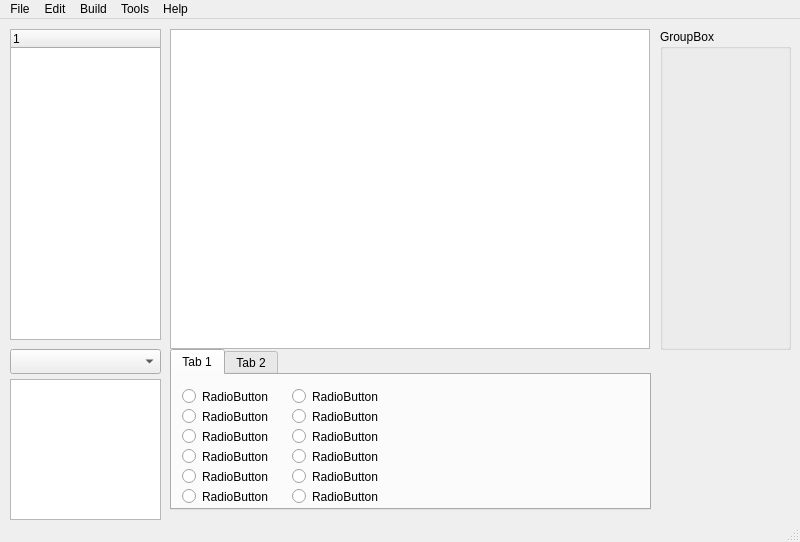
<?xml version="1.0" encoding="UTF-8"?>
<ui version="4.0">
 <class>Zagruzchik</class>
 <widget class="QMainWindow" name="Zagruzchik">
  <property name="geometry">
   <rect>
    <x>0</x>
    <y>0</y>
    <width>800</width>
    <height>542</height>
   </rect>
  </property>
  <property name="windowTitle">
   <string>Zagruzchik</string>
  </property>
  <widget class="QWidget" name="centralwidget">
   <widget class="QListWidget" name="listWidget">
    <property name="geometry">
     <rect>
      <x>10</x>
      <y>360</y>
      <width>151</width>
      <height>141</height>
     </rect>
    </property>
   </widget>
   <widget class="QComboBox" name="comboBox">
    <property name="geometry">
     <rect>
      <x>10</x>
      <y>330</y>
      <width>151</width>
      <height>25</height>
     </rect>
    </property>
   </widget>
   <widget class="QTreeWidget" name="treeWidget">
    <property name="geometry">
     <rect>
      <x>10</x>
      <y>10</y>
      <width>151</width>
      <height>311</height>
     </rect>
    </property>
    <column>
     <property name="text">
      <string notr="true">1</string>
     </property>
    </column>
   </widget>
   <widget class="QGraphicsView" name="graphicsView">
    <property name="geometry">
     <rect>
      <x>170</x>
      <y>10</y>
      <width>480</width>
      <height>320</height>
     </rect>
    </property>
   </widget>
   <widget class="QGroupBox" name="groupBox">
    <property name="geometry">
     <rect>
      <x>660</x>
      <y>10</y>
      <width>131</width>
      <height>321</height>
     </rect>
    </property>
    <property name="title">
     <string>GroupBox</string>
    </property>
   </widget>
   <widget class="QTabWidget" name="tabWidget">
    <property name="geometry">
     <rect>
      <x>170</x>
      <y>330</y>
      <width>481</width>
      <height>161</height>
     </rect>
    </property>
    <property name="currentIndex">
     <number>0</number>
    </property>
    <widget class="QWidget" name="tab">
     <attribute name="title">
      <string>Tab 1</string>
     </attribute>
     <widget class="QRadioButton" name="radioButton">
      <property name="geometry">
       <rect>
        <x>10</x>
        <y>10</y>
        <width>112</width>
        <height>23</height>
       </rect>
      </property>
      <property name="text">
       <string>RadioButton</string>
      </property>
     </widget>
     <widget class="QRadioButton" name="radioButton_2">
      <property name="geometry">
       <rect>
        <x>10</x>
        <y>30</y>
        <width>112</width>
        <height>23</height>
       </rect>
      </property>
      <property name="text">
       <string>RadioButton</string>
      </property>
     </widget>
     <widget class="QRadioButton" name="radioButton_3">
      <property name="geometry">
       <rect>
        <x>10</x>
        <y>50</y>
        <width>112</width>
        <height>23</height>
       </rect>
      </property>
      <property name="text">
       <string>RadioButton</string>
      </property>
     </widget>
     <widget class="QRadioButton" name="radioButton_4">
      <property name="geometry">
       <rect>
        <x>10</x>
        <y>90</y>
        <width>112</width>
        <height>23</height>
       </rect>
      </property>
      <property name="text">
       <string>RadioButton</string>
      </property>
     </widget>
     <widget class="QRadioButton" name="radioButton_5">
      <property name="geometry">
       <rect>
        <x>10</x>
        <y>70</y>
        <width>112</width>
        <height>23</height>
       </rect>
      </property>
      <property name="text">
       <string>RadioButton</string>
      </property>
     </widget>
     <widget class="QRadioButton" name="radioButton_6">
      <property name="geometry">
       <rect>
        <x>10</x>
        <y>110</y>
        <width>112</width>
        <height>23</height>
       </rect>
      </property>
      <property name="text">
       <string>RadioButton</string>
      </property>
     </widget>
     <widget class="QRadioButton" name="radioButton_7">
      <property name="geometry">
       <rect>
        <x>120</x>
        <y>30</y>
        <width>112</width>
        <height>23</height>
       </rect>
      </property>
      <property name="text">
       <string>RadioButton</string>
      </property>
     </widget>
     <widget class="QRadioButton" name="radioButton_8">
      <property name="geometry">
       <rect>
        <x>120</x>
        <y>10</y>
        <width>112</width>
        <height>23</height>
       </rect>
      </property>
      <property name="text">
       <string>RadioButton</string>
      </property>
     </widget>
     <widget class="QRadioButton" name="radioButton_9">
      <property name="geometry">
       <rect>
        <x>120</x>
        <y>110</y>
        <width>112</width>
        <height>23</height>
       </rect>
      </property>
      <property name="text">
       <string>RadioButton</string>
      </property>
     </widget>
     <widget class="QRadioButton" name="radioButton_10">
      <property name="geometry">
       <rect>
        <x>120</x>
        <y>70</y>
        <width>112</width>
        <height>23</height>
       </rect>
      </property>
      <property name="text">
       <string>RadioButton</string>
      </property>
     </widget>
     <widget class="QRadioButton" name="radioButton_11">
      <property name="geometry">
       <rect>
        <x>120</x>
        <y>50</y>
        <width>112</width>
        <height>23</height>
       </rect>
      </property>
      <property name="text">
       <string>RadioButton</string>
      </property>
     </widget>
     <widget class="QRadioButton" name="radioButton_12">
      <property name="geometry">
       <rect>
        <x>120</x>
        <y>90</y>
        <width>112</width>
        <height>23</height>
       </rect>
      </property>
      <property name="text">
       <string>RadioButton</string>
      </property>
     </widget>
    </widget>
    <widget class="QWidget" name="tab_2">
     <attribute name="title">
      <string>Tab 2</string>
     </attribute>
     <widget class="QTextEdit" name="textEdit">
      <property name="geometry">
       <rect>
        <x>0</x>
        <y>0</y>
        <width>471</width>
        <height>131</height>
       </rect>
      </property>
     </widget>
    </widget>
   </widget>
  </widget>
  <widget class="QMenuBar" name="menubar">
   <property name="geometry">
    <rect>
     <x>0</x>
     <y>0</y>
     <width>800</width>
     <height>22</height>
    </rect>
   </property>
   <widget class="QMenu" name="menuFile">
    <property name="title">
     <string>File</string>
    </property>
    <addaction name="actionNew"/>
    <addaction name="actionOpen_Project"/>
    <addaction name="actionSave"/>
   </widget>
   <widget class="QMenu" name="menuEdit">
    <property name="title">
     <string>Edit</string>
    </property>
   </widget>
   <widget class="QMenu" name="menuBuild">
    <property name="title">
     <string>Build</string>
    </property>
   </widget>
   <widget class="QMenu" name="menuTools">
    <property name="title">
     <string>Tools</string>
    </property>
   </widget>
   <widget class="QMenu" name="menuHelp">
    <property name="title">
     <string>Help</string>
    </property>
   </widget>
   <addaction name="menuFile"/>
   <addaction name="menuEdit"/>
   <addaction name="menuBuild"/>
   <addaction name="menuTools"/>
   <addaction name="menuHelp"/>
  </widget>
  <widget class="QStatusBar" name="statusbar"/>
  <action name="actionNew">
   <property name="text">
    <string>New</string>
   </property>
  </action>
  <action name="actionOpen_Project">
   <property name="text">
    <string>Open Project</string>
   </property>
  </action>
  <action name="actionSave">
   <property name="text">
    <string>Save</string>
   </property>
  </action>
 </widget>
 <resources/>
 <connections/>
</ui>
